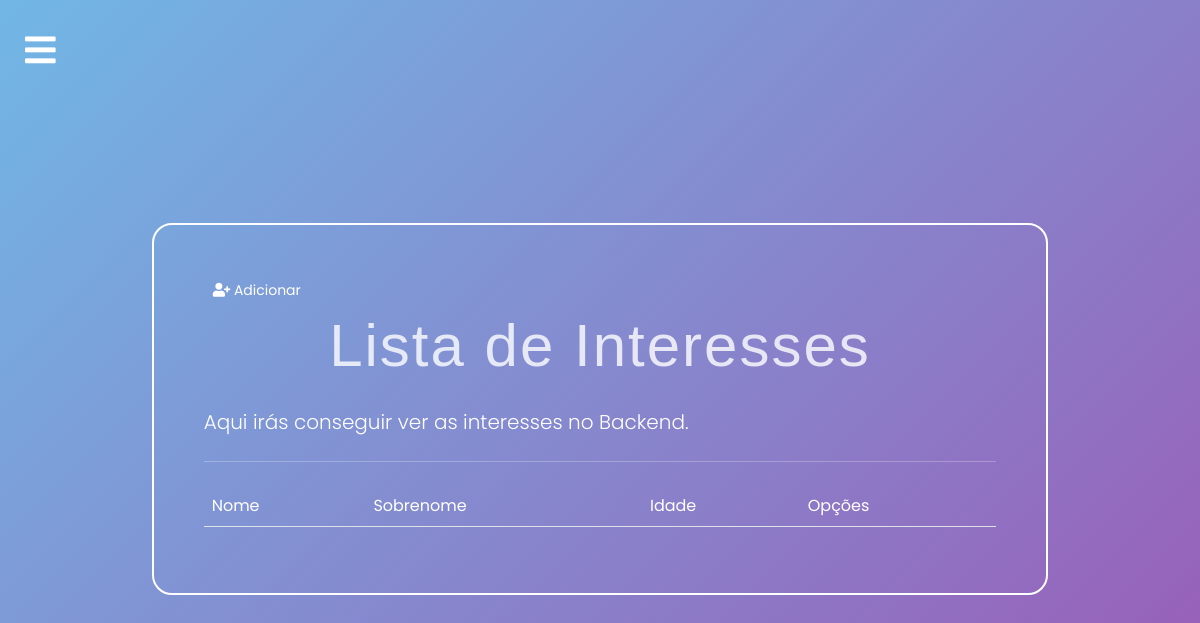
Page /backend/interesses/list/ (signed in) on the earlier database version.
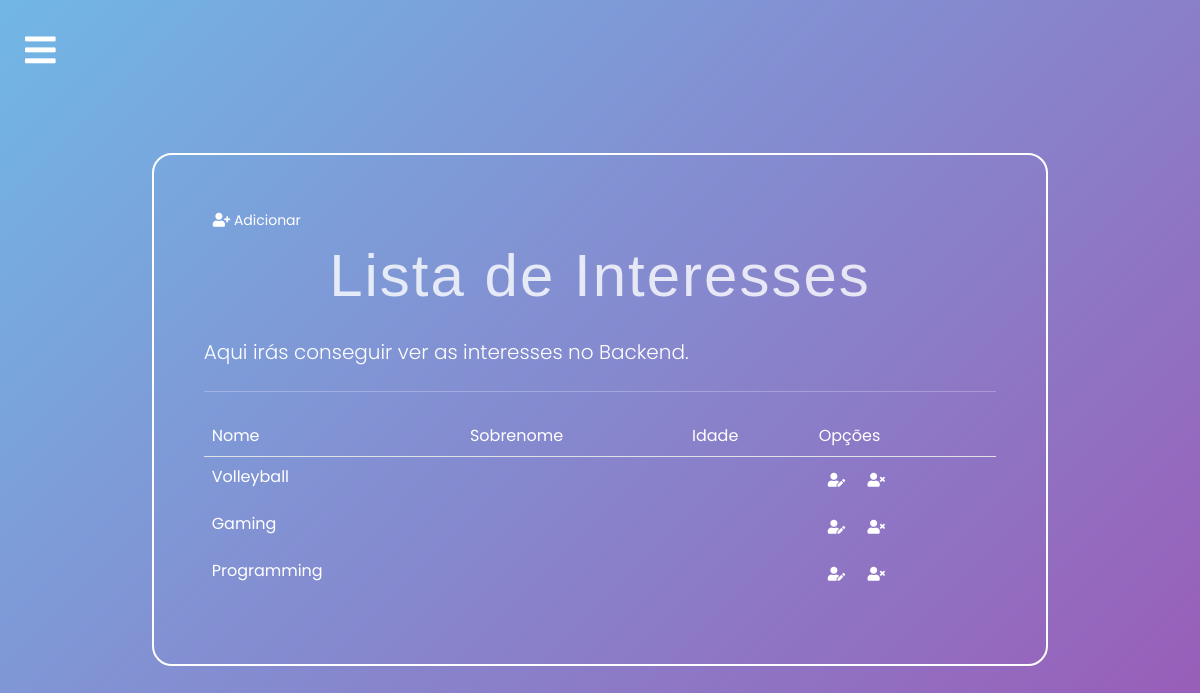
Same page on the later database version.
### portofolio/models.py (models this page shows, shortened)
class Interesse (models.Model):
    nome = models.CharField(max_length=255)
    descricao = models.TextField()
    foto = models.ImageField(upload_to='interesses/', null=True, blank=True)
    link = models.URLField(max_length=200, null=True, blank=True)

### portofolio/views.py (the view)
# urls.py: path('backend/interesses/list/', views.interesses_list, name='interesses_list'), # get req. to retrieve and display all records
@login_required
def interesses_list(request):
        context = {'interesses_list': Interesse.objects.all()}
        return render(request, 'portofolio/pessoal/interesses/interesse_list.html', context)

### portofolio/templates/portofolio/pessoal/interesses/interesse_list.html (shortened to what this page needs)
{%extends 'portofolio/base.html' %}
{%load crispy_forms_tags%}
{%block content%}
<div class="container">
    <div class="col-md-10 offset-md-1 mt-5">
        <div class="limiter-form jumbotron">
            <a href="{%url 'portofolio:interesses_insert'%}" class="btn btn-primary btn-sm">
                <i class="fas fa-user-plus"></i>
                Adicionar
            </a>
            <h1 class="display-4">Lista de Interesses</h1>
            <p class="lead">Aqui irás conseguir ver as interesses no Backend.</p>
            <hr class="my-4">
            <table class="table table-borderless">
                <thead class="border-bottom font-weight-bold">
                    <tr>
                        <td>Nome</td>
                        <td>Sobrenome</td>
                        <td>Idade</td>
                        <td>Opções</td>
                    </tr>
                    <tbody>
                        {%for interesse in interesses_list%}
                        <tr>
                            <td>{{interesse.nome}}</td>
                            <td>{{interesse.sobrenome}}</td>
                            <td>{{interesse.idade}}</td>
                            <td>
                                <a href="{%url 'portofolio:interesse_update' interesse.id%}" class="btn btn-warning btn-sm">
                                    <i class="fas fa-user-edit"></i>
                                </a>
                                <form action="{%url 'portofolio:interesse_delete' interesse.id%}" method="post" class="d-inline">
                                    <button type="submit" class="btn btn-danger btn-sm">
                                        <i class="fas fa-user-times"></i>
                                    </button>
                                </form>
                            </td>
                        </tr>
                        {% endfor %}
                    </tbody>
                </thead>
            </table>
        </div>
    </div>
</div>
{%endblock%}

Differences in the rows shown:
added Interesse: nome "Volleyball"
added Interesse: nome "Gaming"
added Interesse: nome "Programming"
